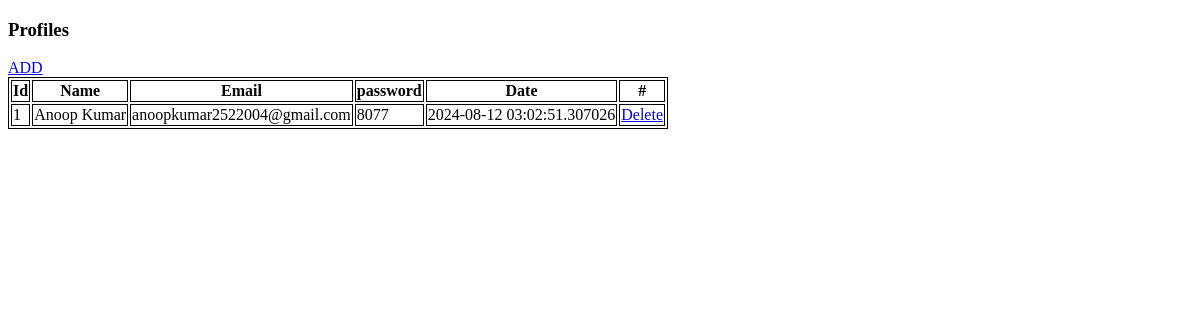
The page /profiles on the database as committed earlier.
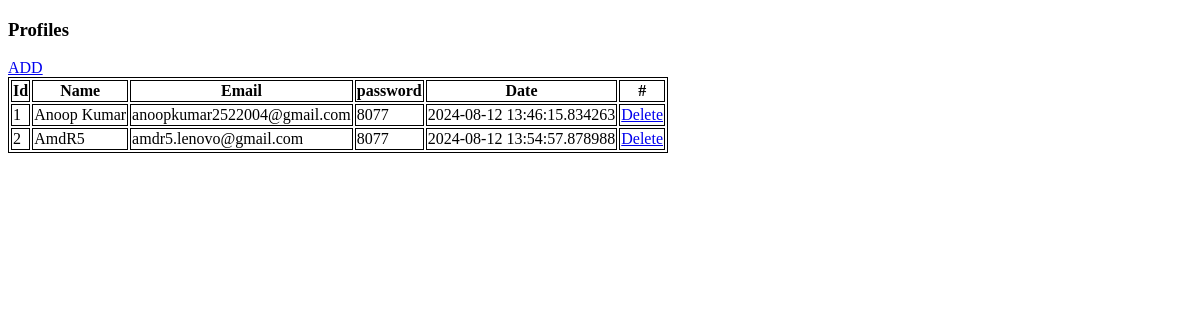
The same page on the database as committed later.
### app.py (models this page shows)
class Employee(db.Model):
    id = db.Column(db.Integer, primary_key=True)
    name = db.Column(db.String(100), nullable=False)
    email = db.Column(db.String(100), nullable=False)
    password = db.Column(db.String(100), nullable=False)
    date = db.Column(db.DateTime, default=datetime.utcnow)

### app.py (the view)
@app.route('/profiles')
def index():
    profiles = Employee.query.all()
    return render_template('profiles.html', profiles=profiles)

### templates/profiles.html (shortened to what this page needs)
<!DOCTYPE html>
<html>
   <head>
   </head>
   <body>
      <h3>Profiles</h3>
      <a href="/add_data">ADD</a>
      <br>
      <table>
         <thead>
            <th>Id</th>
            <th>Name</th>
            <th>Email</th>
            <th>password</th>
            <th>Date</th>
            <th>#</th>
         </thead>
         {% for data in profiles %}
         <tbody>
            <td>{{data.id}}</td>
            <td>{{data.name}}</td>
            <td>{{data.email}}</td>
            <td>{{data.password}}</td>
            <td>{{data.date}}</td>
            <td><a href="/delete/{{data.id}}" type="button">Delete</a></td>
         </tbody>
         {% endfor%}
      </table>
   </body>
</html>

### templates/profiles.html (style rules this page uses)
table, th, td { border:1px solid black; }

Rows that differ between the two databases and show on the page:
changed Employee "Anoop Kumar": date "2024-08-12 03:02:51.307026" → "2024-08-12 13:46:15.834263"
added Employee: id "2", name "AmdR5", email "amdr5.lenovo@gmail.com", password "8077", date "2024-08-12 13:54:57.878988"
